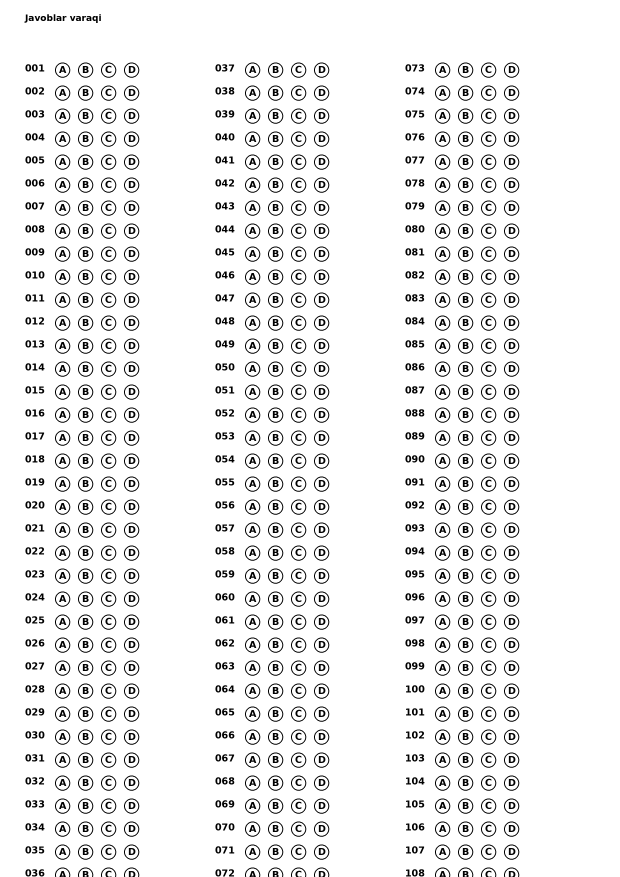
#> input picture omr_example_108.png, 2480 x 3508 px (shown at 1/4 size)
$ python omr_service.py omr_example_108.png
#> lines starting #> are read from the running program, lines starting #| are printed output that depends on the picture; after the words box and inside, x2 and y2 are one past the last pixel; in counts of white or black regions, pixels touching at a corner belong together
import os
from pathlib import Path

import cv2
import numpy as np


# [10 lines left out: function _order_points, not called in this run]


def _warp_to_a4(gray: np.ndarray, out_w: int | None = 2480, out_h: int | None = 3508) -> np.ndarray:
    """Find page contour and warp to canonical A4 raster (approx 300dpi).

    If contour detection fails, falls back to resizing.
    """
    if gray is None or gray.size == 0:
        raise ValueError("Empty image")

    if out_w is None:
        out_w = int(gray.shape[1])
    if out_h is None:
        # Keep A4 aspect ratio
        out_h = int(round(float(out_w) * (842.0 / 595.0)))

    # Edge-based page detection
    blurred = cv2.GaussianBlur(gray, (5, 5), 0)
    edges = cv2.Canny(blurred, 50, 150)
    edges = cv2.dilate(edges, np.ones((3, 3), np.uint8), iterations=2)

    contours, _ = cv2.findContours(edges, cv2.RETR_EXTERNAL, cv2.CHAIN_APPROX_SIMPLE)
    if not contours:
        return cv2.resize(gray, (out_w, out_h), interpolation=cv2.INTER_AREA)

    contours = sorted(contours, key=cv2.contourArea, reverse=True)
    page = None
    for c in contours[:10]:
        peri = cv2.arcLength(c, True)
        approx = cv2.approxPolyDP(c, 0.02 * peri, True)
        if len(approx) == 4:
            page = approx.reshape(4, 2).astype("float32")
            break

    if page is None:
        return cv2.resize(gray, (out_w, out_h), interpolation=cv2.INTER_AREA)

    rect = _order_points(page)
    dst = np.array(
        [[0, 0], [out_w - 1, 0], [out_w - 1, out_h - 1], [0, out_h - 1]],
        dtype="float32",
    )
    M = cv2.getPerspectiveTransform(rect, dst)
    return cv2.warpPerspective(gray, M, (out_w, out_h))


def _threshold_inv(gray: np.ndarray) -> np.ndarray:
    """Return an inverted binary image.

    Tries adaptive threshold first; falls back to Otsu if needed.
    """
    adaptive = cv2.adaptiveThreshold(
        gray,
        255,
        cv2.ADAPTIVE_THRESH_GAUSSIAN_C,
        cv2.THRESH_BINARY_INV,
        31,
        7,
    )
    # Otsu fallback (sometimes better for clean printed templates)
    _, otsu = cv2.threshold(gray, 0, 255, cv2.THRESH_BINARY_INV + cv2.THRESH_OTSU)
    # Pick the one that yields a "reasonable" ink ratio.
    a_ratio = float(np.count_nonzero(adaptive)) / float(adaptive.size)
    o_ratio = float(np.count_nonzero(otsu)) / float(otsu.size)

    # In practice, for clean printed forms (and especially PDF renders),
    # Otsu is usually less noisy. Prefer it when it produces noticeably less ink.
    if o_ratio < a_ratio * 0.90 and 0.02 < o_ratio < 0.20:
        return otsu
    return adaptive


def _find_bubbles(thresh: np.ndarray, min_area: int, max_area: int) -> list[tuple[int, int, int]]:
    """Return list of (cx, cy, r) for circle-like contours."""
    contours, _ = cv2.findContours(thresh, cv2.RETR_EXTERNAL, cv2.CHAIN_APPROX_SIMPLE)
    bubbles: list[tuple[int, int, int]] = []
    for c in contours:
        area = cv2.contourArea(c)
        if area < min_area or area > max_area:
            continue
        x, y, w, h = cv2.boundingRect(c)
        if w == 0 or h == 0:
            continue
        ar = w / float(h)
        if ar < 0.75 or ar > 1.25:
            continue
        peri = cv2.arcLength(c, True)
        if peri <= 0:
            continue
        circularity = 4 * np.pi * area / (peri * peri)
        if circularity < 0.55:
            continue
        cx = int(x + w / 2)
        cy = int(y + h / 2)
        r = int(round((w + h) / 4))
        bubbles.append((cx, cy, r))
    return bubbles


# [20 lines left out: function _find_bubbles_hough, not called in this run]


def _group_by_y(points: list[tuple[int, int, int]], tol: int) -> list[list[tuple[int, int, int]]]:
    pts = sorted(points, key=lambda t: t[1])
    groups: list[list[tuple[int, int, int]]] = []
    for p in pts:
        if not groups:
            groups.append([p])
            continue
        if abs(p[1] - groups[-1][0][1]) <= tol:
            groups[-1].append(p)
        else:
            groups.append([p])
    return groups


# [13 lines left out: function _fill_ratio, not called in this run]


def _fill_score_gray(gray: np.ndarray, cx: int, cy: int, r: int) -> float:
    """Return darkness score in [0..1] from grayscale (higher => more filled)."""
    pad = max(3, int(r * 0.55))
    x1 = max(0, cx - r + pad)
    y1 = max(0, cy - r + pad)
    x2 = min(gray.shape[1], cx + r - pad)
    y2 = min(gray.shape[0], cy + r - pad)
    roi = gray[y1:y2, x1:x2]
    if roi.size == 0:
        return 0.0
    mean = float(np.mean(roi))
    return max(0.0, min(1.0, (255.0 - mean) / 255.0))


# [15 lines left out: function _fill_score_delta, not called in this run]


def _default_titul_template_path() -> Path | None:
    # Default: look for Titul_variant.png at workspace root (one level above checkTest-fastApi)
    here = Path(__file__).resolve()
    root = here.parent.parent
    p = root / "Titul_variant.png"
    if p.exists():
        return p
    return None


def _load_template_warped_gray(out_w: int, out_h: int) -> np.ndarray | None:
    """Load template image from env or default location and warp/resize to target."""
    env_path = (os.getenv("TITUL_TEMPLATE_IMAGE") or "").strip()
    path = Path(env_path) if env_path else _default_titul_template_path()
    if not path or not path.exists():
        return None
    ref = cv2.imread(str(path), cv2.IMREAD_GRAYSCALE)
    if ref is None:
        return None
    return _warp_to_a4(ref, out_w=out_w, out_h=out_h)


def analyze_titul_sheet(image_path: str, variant_digits: int = 5) -> dict:
    """Analyze scanned Titul-style OMR sheet.

    Expects 3 answer columns (1-30, 31-60, 61-90) with A-D bubbles,
    and a top-right Variant grid (10 rows x variant_digits columns).
    """
    img = cv2.imread(image_path, cv2.IMREAD_GRAYSCALE)
    if img is None:
        raise FileNotFoundError(f"Rasm topilmadi: {image_path}")

    # Avoid upscaling (introduces threshold noise); keep the scan's native resolution.
    out_w = int(img.shape[1])
    out_h = int(round(out_w * (842.0 / 595.0)))
    warped = _warp_to_a4(img, out_w=out_w, out_h=out_h)
    thresh = _threshold_inv(warped)

    ref_warped = _load_template_warped_gray(out_w=out_w, out_h=out_h)
    use_ref = ref_warped is not None

    H, W = thresh.shape[:2]
    # Find bubbles (tuned for ~300dpi)
    # First try contour-based bubbles, then HoughCircles fallback.
    # (Printed circles can be thin and broken in thresholded images.)
    bubbles = _find_bubbles(thresh, min_area=80, max_area=8000)
    if not bubbles:
        bubbles = _find_bubbles_hough(warped)
    if not bubbles:
        raise ValueError("Bubbles topilmadi (scan sifati yoki threshold muammo bo'lishi mumkin)")

    # Split bubbles into answer area vs variant area by x position.
    ans_bubbles = [b for b in bubbles if b[0] < int(W * 0.62) and int(H * 0.30) < b[1] < int(H * 0.78)]
    var_bubbles = [b for b in bubbles if b[0] > int(W * 0.70) and int(H * 0.32) < b[1] < int(H * 0.55)]

    # --- Variant (10 rows x variant_digits cols) ---
    variant_id = "_" * int(variant_digits)
    if var_bubbles:
        # Group by rows (digit values 0..9)
        rs = [b[2] for b in var_bubbles]
        tol = max(10, int(np.median(rs) * 0.9))
        row_groups = _group_by_y(var_bubbles, tol=tol)
        # Keep the 10 densest rows (some scans may have extra noise)
        row_groups = sorted(row_groups, key=lambda g: (g[0][1], -len(g)))
        if len(row_groups) >= 10:
            # choose 10 rows closest together by y-span
            # simplest: take first 10
            row_groups = row_groups[:10]

        # Normalize each row to exactly variant_digits bubbles by x order (take closest)
        row_groups = [sorted(g, key=lambda t: t[0]) for g in row_groups]
        # Build fill matrix [rows][cols]
        fills = []
        for g in row_groups:
            if len(g) < variant_digits:
                continue
            # If more than needed, keep the right-most set (variant area is on the right)
            if len(g) > variant_digits:
                g = g[-int(variant_digits):]
            if use_ref:
                fills.append([_fill_score_delta(warped, ref_warped, cx, cy, r) for cx, cy, r in g])
            else:
                fills.append([_fill_score_gray(warped, cx, cy, r) for cx, cy, r in g])

        if len(fills) >= 10:
            fills = fills[:10]
            digits_out = []
            for col in range(int(variant_digits)):
                col_vals = [fills[row][col] for row in range(10)]
                best_row = int(np.argmax(col_vals))
                # Must be confidently above the others (avoid false positives from bubble rings)
                sorted_vals = sorted(col_vals, reverse=True)
                best_val = col_vals[best_row]
                second_val = sorted_vals[1] if len(sorted_vals) > 1 else 0.0
                if best_val > 0.10 and (best_val - second_val) > 0.03:
                    digits_out.append(str(best_row))
                else:
                    digits_out.append("_")
            variant_id = "".join(digits_out)

    # --- Answers (3 columns x 30 rows x 4 options) ---
    answers: dict[str, str] = {}
    if ans_bubbles:
        rs = [b[2] for b in ans_bubbles]
        tol = max(10, int(np.median(rs) * 0.9))
        rows = _group_by_y(ans_bubbles, tol=tol)
        # Keep rows that look like answer rows (expect ~12 bubbles per row)
        rows = [sorted(g, key=lambda t: t[0]) for g in rows if len(g) >= 8]
        rows = sorted(rows, key=lambda g: g[0][1])
        # Limit to 30 rows if scan contains extras
        if len(rows) > 30:
            rows = rows[:30]

        labels = ["A", "B", "C", "D"]
        for row_i, g in enumerate(rows):
            # Split by two biggest x gaps into 3 columns
            xs = [t[0] for t in g]
            gaps = []
            for i in range(len(xs) - 1):
                gaps.append((xs[i + 1] - xs[i], i))
            gaps = sorted(gaps, reverse=True)[:2]
            cuts = sorted([idx + 1 for _, idx in gaps])
            parts = []
            start = 0
            for c in cuts + [len(g)]:
                parts.append(g[start:c])
                start = c
            # We expect 3 parts; if not, skip
            if len(parts) != 3:
                continue

            qnums = [row_i + 1, row_i + 31, row_i + 61]
            for col_i, part in enumerate(parts):
                part = sorted(part, key=lambda t: t[0])
                if len(part) < 4:
                    continue
                # Choose 4 bubbles closest together (ignore stray)
                if len(part) > 4:
                    part = part[:4]
                if use_ref:
                    fills = [_fill_score_delta(warped, ref_warped, cx, cy, r) for cx, cy, r in part]
                else:
                    fills = [_fill_score_gray(warped, cx, cy, r) for cx, cy, r in part]
                best = int(np.argmax(fills))
                sorted_vals = sorted(fills, reverse=True)
                best_val = fills[best]
                second_val = sorted_vals[1] if len(sorted_vals) > 1 else 0.0
                if best_val > 0.10 and (best_val - second_val) > 0.03:
                    answers[str(qnums[col_i])] = labels[best]

    return {"variant_id": variant_id, "answers": answers}


def analyze_omr_sheet(image_path, code_digits: int = 5):
    """
    OMR-style javob varaqasini tahlil qiladi.
    :param image_path: Rasm (jpg/png) fayl yo'li
    :param code_digits: Test ID uzunligi (default: 5)
    :return: {'variant_id': str, 'answers': {qnum: 'A'|'B'|'C'|'D'}}
    """
#> called with image_path = 'omr_example_108.png', code_digits = 5
    # Rasmni yuklash
    img = cv2.imread(image_path, cv2.IMREAD_GRAYSCALE)
#> img is the input picture: shape (3508, 2480); min 0, max 255, mean 237.4
    if img is None:
        raise FileNotFoundError(f"Rasm topilmadi: {image_path}")

    # Try Titul template first (new printed sheet). If it fails, fall back to legacy generator layout.
    try:
        return analyze_titul_sheet(image_path, variant_digits=code_digits)
#> in _warp_to_a4, `edges = cv2.Canny(blurred, 50, 150)`:
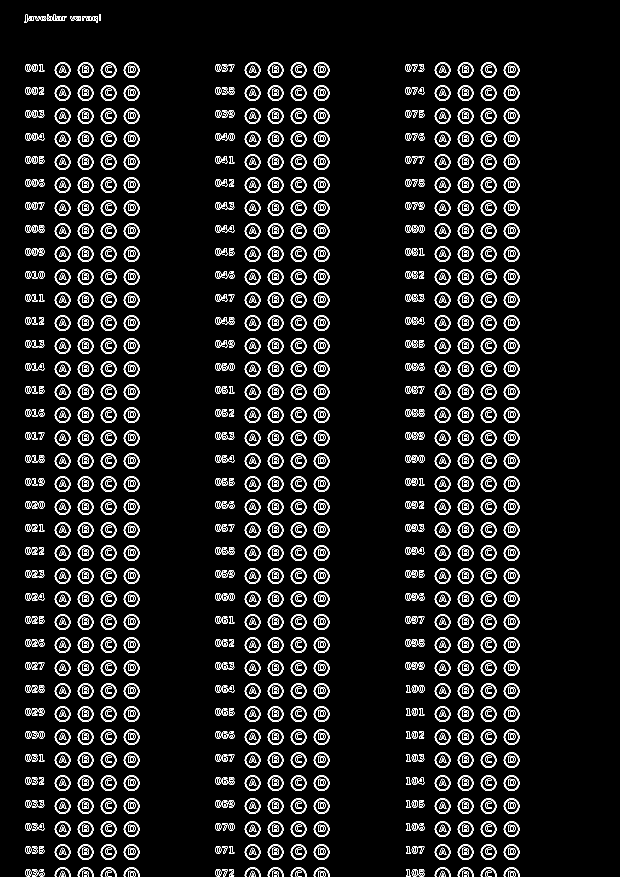
#> edges: shape (3508, 2480) (shown at 1/4 size); 3.3% white in thin lines or dots, all inside (x1, y1, x2, y2) = (97, 57, 2077, 3508)
#> in _warp_to_a4, `edges = cv2.dilate(edges, np.ones((3, 3), np.uint8), iterations=2)`:
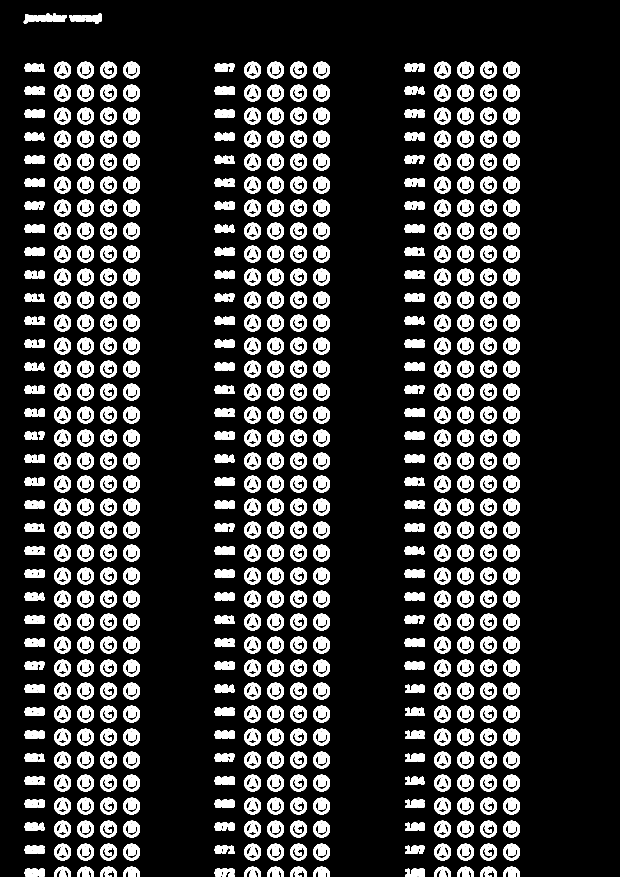
#> edges: shape (3508, 2480) (shown at 1/4 size); 15.4% white; 733 white regions
#> in _warp_to_a4, `contours, _ = cv2.findContours(edges, cv2.RETR_EXTERNAL, cv2.CHAIN_APP..`: contours = 628 contours; largest, box (x1, y1, x2, y2) and area: (2013, 3375, 2079, 3441) 3440, (1921, 3375, 1987, 3441) 3440, (1829, 3375, 1895, 3441) 3440, (1737, 3375, 1803, 3441) 3440, (1253, 3375, 1319, 3441) 3440
#> the loop in _warp_to_a4, `for c in contours[:10]:` made 10 passes
#> in _warp_to_a4, `return cv2.resize(gray, (out_w, out_h), interpolation=cv2.INTER_AREA)`:
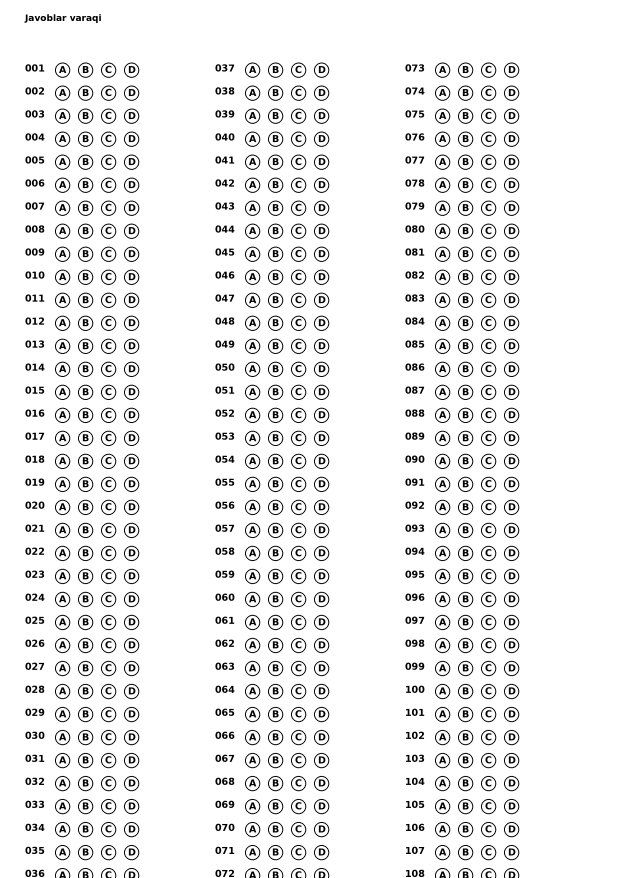
#> returned value: shape (3510, 2480) (shown at 1/4 size); min 0, max 255, mean 237.4
#> in _threshold_inv, `_, otsu = cv2.threshold(gray, 0, 255, cv2.THRESH_BINARY_INV + cv2.THRE..`:
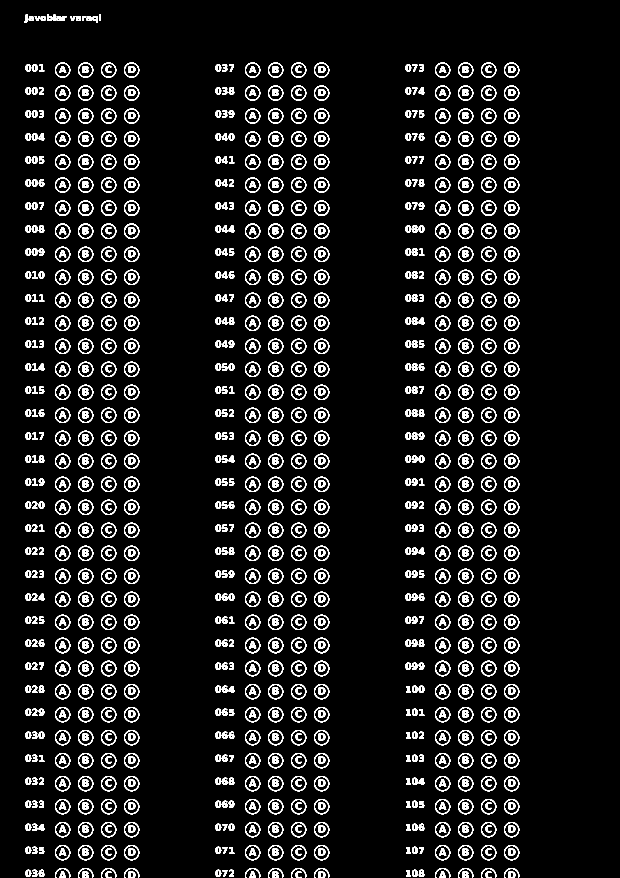
#> otsu: shape (3510, 2480) (shown at 1/4 size); 7% white; 1203 white regions
#> in _threshold_inv, `a_ratio = float(np.count_nonzero(adaptive)) / float(adaptive.size)`: a_ratio = 0.0725
#> in _threshold_inv, `o_ratio = float(np.count_nonzero(otsu)) / float(otsu.size)`: o_ratio = 0.0703
#> in _find_bubbles, `contours, _ = cv2.findContours(thresh, cv2.RETR_EXTERNAL, cv2.CHAIN_AP..`: contours = 783 contours; largest, box (x1, y1, x2, y2) and area: (2016, 2919, 2077, 2981) 2884, (1924, 2919, 1985, 2981) 2884, (1832, 2919, 1893, 2981) 2884, (1740, 2919, 1801, 2981) 2884, (1256, 2919, 1317, 2981) 2884
#> the loop in _find_bubbles, `for c in contours:` made 783 passes
#> (area, x, y, w, h, ar, peri, circularity) on passes 1 to 3: (544, 2035, 3486, 27, 24, 1.12, 90.97, 0.826), (473, 1851, 3486, 23, 24, 0.958, 90.14, 0.732), (365.5, 1758, 3486, 26, 24, 1.08, 86.87, 0.609)
#> after the loop in _find_bubbles, `for c in contours:`: bubbles = 574 items, first 6: (2048, 3498, 13), (1862, 3498, 12), (1771, 3498, 12), (1288, 3498, 13), (1102, 3498, 12), (1011, 3498, 12)
#> in analyze_titul_sheet, `ans_bubbles = [b for b in bubbles if b[0] < int(W * 0.62) and int(H * ..`: ans_bubbles = 189 items, first 6: (113, 2665, 13), (1286, 2674, 31), (1194, 2674, 31), (1102, 2674, 31), (1010, 2674, 31), (526, 2674, 31)
#> in analyze_titul_sheet, `var_bubbles = [b for b in bubbles if b[0] > int(W * 0.70) and int(H * ..`: var_bubbles = 32 items, first 6: (2046, 1845, 30), (1954, 1845, 30), (1862, 1845, 30), (1770, 1845, 30), (2046, 1753, 30), (1954, 1753, 30)
#> in analyze_titul_sheet, `rs = [b[2] for b in var_bubbles]`: rs = 32 values from 30 to 31
#> in analyze_titul_sheet, `tol = max(10, int(np.median(rs) * 0.9))`: tol = 27
#> in _group_by_y, `pts = sorted(points, key=lambda t: t[1])`: pts = 32 items, first 6: (2046, 1201, 31), (1954, 1201, 31), (1862, 1201, 31), (1770, 1201, 31), (2046, 1293, 30), (1954, 1293, 30)
#> the loop in _group_by_y, `for p in pts:` made 32 passes
#> after the loop in _group_by_y, `for p in pts:`: groups = 8 items
#> the loop in analyze_titul_sheet, `for g in row_groups:` made 8 passes
#> after the loop in analyze_titul_sheet, `for g in row_groups:`: fills = []
#> in analyze_titul_sheet, `rs = [b[2] for b in ans_bubbles]`: rs = 189 values, max 31 at index 1, min 13 at index 0, mean 26.25
#> the loop in _group_by_y (call 2), `for p in pts:` made 189 passes
#> p on passes 1 to 3: (899, 1100, 13), (873, 1100, 13), (166, 1100, 13)
#> in analyze_titul_sheet, `rows = _group_by_y(ans_bubbles, tol=tol)`: rows = 18 items
#> the loop in analyze_titul_sheet, `for row_i, g in enumerate(rows):` made 18 passes
#> (gaps, cuts, qnums) on passes 1, 3: ([(347, 5), (111, 7)], [6, 8], [1, 31, 61]), ([(347, 4), (137, 0)], [1, 5], [3, 33, 63])
#> pass 1, in _fill_score_gray (call 3), `roi = gray[y1:y2, x1:x2]`:
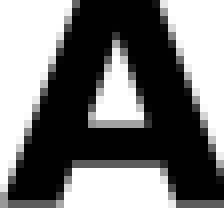
#> roi: shape (28, 28) (shown 8 times larger); min 0, max 255, mean 126.9
#> pass 1, in _fill_score_gray (call 7), `roi = gray[y1:y2, x1:x2]`:
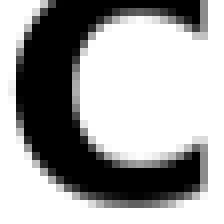
#> roi: shape (28, 28) (shown 8 times larger); min 0, max 255, mean 164.1
#> pass 1, in _fill_score_gray (call 8), `roi = gray[y1:y2, x1:x2]`:
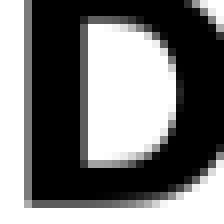
#> roi: shape (28, 28) (shown 8 times larger); min 0, max 255, mean 120.2
    except Exception:
        # Legacy path continues below
        pass

    # Threshold (bo'yalgan joylarni ajratish)
    _, thresh = cv2.threshold(img, 150, 255, cv2.THRESH_BINARY_INV)

    # Konturlarni topish
    contours, _ = cv2.findContours(thresh, cv2.RETR_EXTERNAL, cv2.CHAIN_APPROX_SIMPLE)

    # Mapping uchun parametrlar (generate_omr_sheet.py bilan mos)
    num_questions = 108
    num_variants = 4
    num_columns = 4
    rows_per_col = int(np.ceil(num_questions / num_columns))
    width, height = 2480, 3508
    margin = 80
    bubble_size = 54
    gap_x = 22
    gap_y = 18
    # Must match generate_omr_sheet.py (moved down for header/info fields)
    start_y = 380
    start_x = margin
    col_width = (width - 2 * margin) // num_columns
    variant_labels = ['A', 'B', 'C', 'D']

    # Faqat bo'yalgan variantlarni aniqlash (yangi layout, 4 qator, katta doira)
    marked = dict()
    for col in range(num_columns):
        x_base = start_x + col * col_width
        for row in range(rows_per_col):
            y = start_y + row * (bubble_size + gap_y)
            qnum = col * rows_per_col + row + 1
            if qnum > num_questions:
                continue
            for v in range(num_variants):
                vx = x_base + 90 + v * (bubble_size + gap_x)
                vy = y
                roi = thresh[vy+8:vy+bubble_size-8, vx+8:vx+bubble_size-8]
                total = roi.size
                if total == 0:
                    continue
                black = np.count_nonzero(roi)
                fill_ratio = black / total
                if fill_ratio > 0.5:
                    marked[str(qnum)] = variant_labels[v]

    # Test ID: code_digits x 10 grid (pastki qismda, har bir qatorda 0-9 dan bittasi bo'yalgan)
    grid_left_x = margin
    grid_top_y = height - 760
    # Must match generate_omr_sheet.py (same as bubble_size)
    grid_cell_size = bubble_size
    grid_gap = 12
    variant_digits = []
    for row in range(int(code_digits)):
        y = grid_top_y + row * (grid_cell_size + grid_gap)
        found_digit = None
        for col in range(10):
            x = grid_left_x + col * (grid_cell_size + grid_gap)
            roi = thresh[y+8:y+grid_cell_size-8, x+8:x+grid_cell_size-8]
            total = roi.size
            if total == 0:
                continue
            black = np.count_nonzero(roi)
            fill_ratio = black / total
            if fill_ratio > 0.5:
                found_digit = str(col)
        if found_digit is not None:
            variant_digits.append(found_digit)
        else:
            variant_digits.append('_')  # Agar bo'yalmagan bo'lsa, aniqlanmagan
    variant_id = ''.join(variant_digits)

    return {'variant_id': variant_id, 'answers': marked}

if __name__ == "__main__":
    import sys
    if len(sys.argv) < 2:
        print("Foydalanish: python omr_service.py <scan.jpg>")
        exit(1)
    image_path = sys.argv[1]
    result = analyze_omr_sheet(image_path)
    print("Natija:", result)
#> (printed output is left out)
